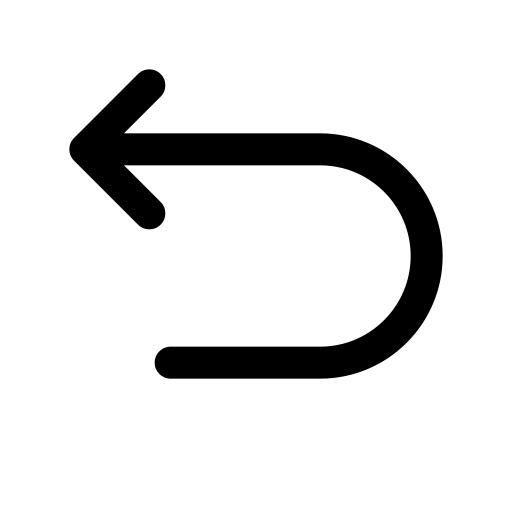
#> input picture pccomfy/assets/undo.png, 512 x 512 px
$ python -i imaging.py   (imports and definitions only)
#> lines starting #> are read from the running program, lines starting #| are printed output that depends on the picture; after the words box and inside, x2 and y2 are one past the last pixel; in counts of white or black regions, pixels touching at a corner belong together
#> further down, picture is the input picture: PIL image 512x512 RGBA; mean R, G, B, A 0, 0, 0, 28.2
"""Bridge-side image ops: crop with context, scaling, mask preparation, outpaint pre-fill."""

from __future__ import annotations

import math
from dataclasses import dataclass

import numpy as np
from PIL import Image, ImageFilter


@dataclass
class Box:
    x: int
    y: int
    w: int
    h: int

    @property
    def center(self) -> tuple[float, float]:
        return (self.x + self.w / 2, self.y + self.h / 2)

    def pil(self) -> tuple[int, int, int, int]:
        return (self.x, self.y, self.x + self.w, self.y + self.h)


# [126 lines left out: functions mask_bbox, content_box, clear_outside, white_outside, new_area_rect, outpaint_mask and 5 more, not called in this run]


def feather_radius(sel_w: int, sel_h: int, percent: float) -> int:
    """Feather width in px: a percentage of the selection's shorter side (0 = hard edge)."""
    return max(0, round(min(sel_w, sel_h) * max(0.0, percent) / 100.0))


# [46 lines left out: functions auto_feather, _outside_distance, outer_feather, not called in this run]


def fill_transparent(img: Image.Image) -> Image.Image:
    """Fill transparent pixels with a blurred extension of the edges (pull–push).

    When outpainting, the new canvas area is transparent; this gives the model plausible colours
    instead of black, which makes the transition much better.
    """
    rgba = np.asarray(img.convert("RGBA")).astype(np.float32) / 255.0
    alpha = rgba[..., 3:4]
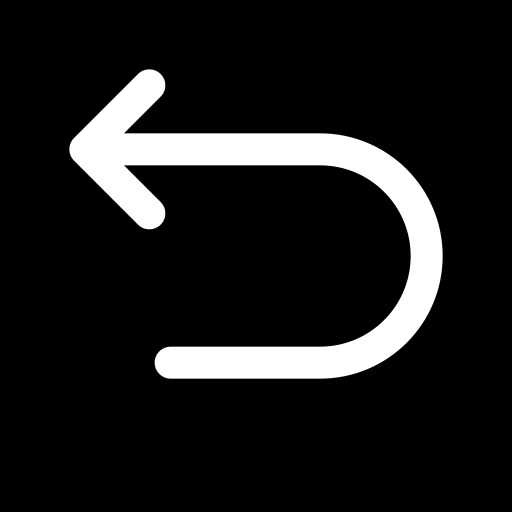
#> alpha: shape (512, 512, 1) float32; min 0, max 1, mean 0.111
    if alpha.min() > 0.99:
        return img.convert("RGB")
    rgb = rgba[..., :3] * alpha
#> rgb: shape (512, 512, 3) float32; every value is 0
    out = rgba[..., :3].copy()
    known = alpha[..., 0] > 0.99
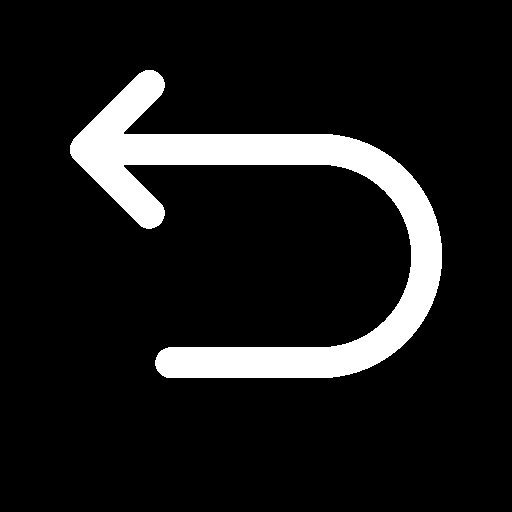
#> known: shape (512, 512) bool; 10.7% white; 1 white region, box (x1, y1, x2, y2) and area: (70, 70, 442, 378) 27994
    h, w = alpha.shape[:2]
#> h = 512; w = 512
    for radius in (2, 8, 32, 128, 512):
        if known.all():
            break
        small = max(1, int(radius / 2))
        sw, sh = max(1, w // small), max(1, h // small)
        # Blur via downscale + Gaussian + upscale (fast for large radii).
        def blur(arr):
            im = Image.fromarray((np.clip(arr, 0, 1) * 255).astype(np.uint8))
            im = im.resize((sw, sh), Image.BILINEAR).filter(ImageFilter.GaussianBlur(2)).resize((w, h), Image.BILINEAR)
            return np.asarray(im).astype(np.float32) / 255.0
        brgb = blur(rgb)
        ba = blur(alpha[..., 0])[..., None]
        fill = (~known) & (ba[..., 0] > 0.02)
        out[fill] = (brgb / np.maximum(ba, 1e-4))[fill]
        known = known | fill
#> this loop made 5 passes
#> pass 1, in blur (call 2), `im = im.resize((sw, sh), Image.BILINEAR).filter(ImageFilter.GaussianBl..`:
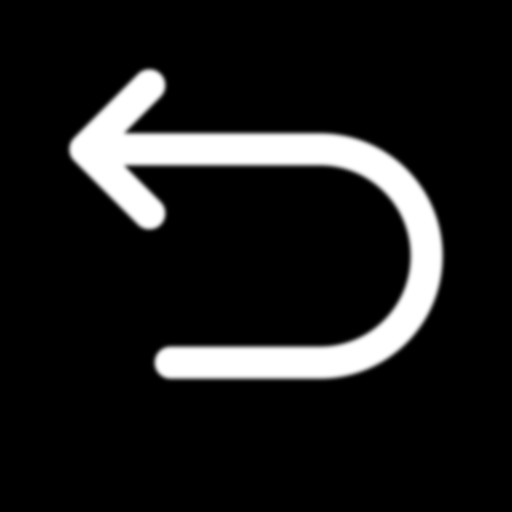
#> im: PIL image 512x512 L; min 0, max 255, mean 28.2
#> after the loop:
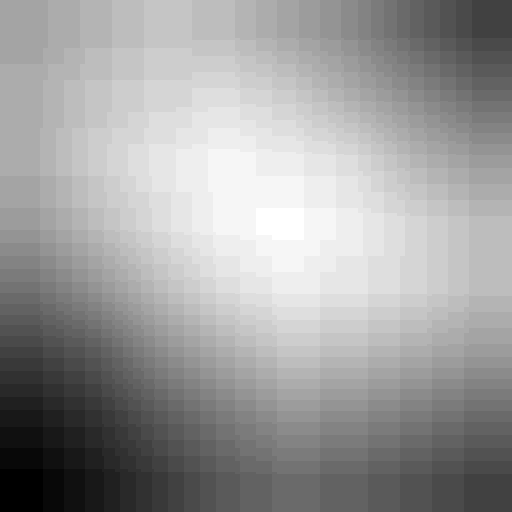
#> ba: shape (512, 512, 1) float32; min 0.0275, max 0.149, mean 0.102; drawn with min black and max white
#> after the loop: known: shape (512, 512) bool; every value is 1
    out[~known] = rgba[..., :3][known].mean(axis=0) if known.any() else 0.5
    return Image.fromarray((np.clip(out, 0, 1) * 255).astype(np.uint8), "RGB")


def to_rgb(img: Image.Image) -> Image.Image:
    if img.mode == "RGB":
        return img
    if img.mode in ("RGBA", "LA") or "transparency" in img.info:
        return fill_transparent(img)
    return img.convert("RGB")


# [56 lines left out: functions sharpen, match_outside, match_saturation, not called in this run]


SEAM_OUTLIER = 40.0    # levels: a difference this large is a changed object (a shadow, a new edge), not a tone shift


# [126 lines left out: functions _seam_parts, _smooth_field, seam_jump, seam_correct, layer_box, mark_outline and 1 more, not called in this run]


REMOVAL_MIN = 0.13   # between the failed (<= 0.11) and the successful (>= 0.16) live tests


def removal_done(before: Image.Image, after: Image.Image, mask: Image.Image, width: int, min_changed: float = REMOVAL_MIN) -> bool:
    """True when `removal_score` says the selection was replaced."""
    return removal_score(before, after, mask, width) >= min_changed


# [7 lines left out: function crop_to_alpha, not called in this run]

>>> from PIL import Image
>>> picture = Image.open('assets/undo.png')
>>> result = to_rgb(picture)
